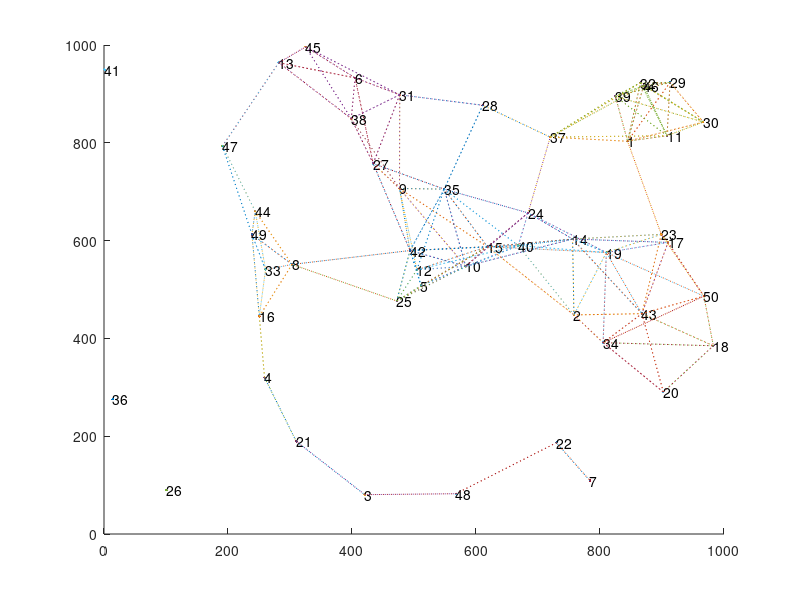

This chart was generated by the following MATLAB code: (Note: this script raises an error after producing the figure.)
clear;
noOfNodes  = 50;
rand('state', 0);
figure(1);
clf;
hold on;
L = 1000;
R = 200; % maximum range;
netXloc = rand(1,noOfNodes)*L;
netYloc = rand(1,noOfNodes)*L;
for i = 1:noOfNodes
    plot(netXloc(i), netYloc(i), '.');
    text(netXloc(i), netYloc(i), num2str(i));
    for j = 1:noOfNodes
        distance = sqrt((netXloc(i) - netXloc(j))^2 + (netYloc(i) - netYloc(j))^2);
        if distance <= R
            matrix(i, j) = 1;   % there is a link;
            line([netXloc(i) netXloc(j)], [netYloc(i) netYloc(j)], 'LineStyle', ':');
        else
            matrix(i, j) = inf;
        end;
    end;
end;


activeNodes = [];
for i = 1:noOfNodes,
    % initialize the farthest node to be itself;
    farthestPreviousHop(i) = i;     % used to compute the RTS/CTS range;
    farthestNextHop(i) = i;
end;

[path, totalCost, farthestPreviousHop, farthestNextHop] = dijkstra(noOfNodes, matrix, 1, 15, farthestPreviousHop, farthestNextHop);
path
totalCost
if length(path) ~= 0
    for i = 1:(length(path)-1)
        line([netXloc(path(i)) netXloc(path(i+1))], [netYloc(path(i)) netYloc(path(i+1))], 'Color','r','LineWidth', 0.50, 'LineStyle', '-.');
    end;
end;
hold off;
return;
